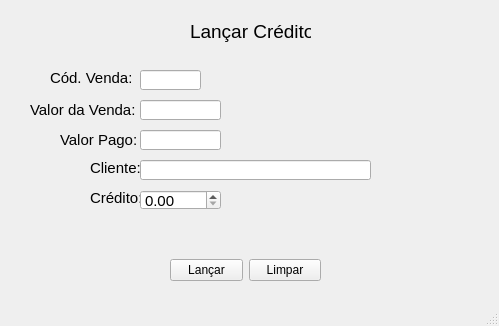
<?xml version="1.0" encoding="UTF-8"?>
<ui version="4.0">
 <class>FormLancarCredito</class>
 <widget class="QMainWindow" name="FormLancarCredito">
  <property name="geometry">
   <rect>
    <x>0</x>
    <y>0</y>
    <width>499</width>
    <height>326</height>
   </rect>
  </property>
  <property name="windowTitle">
   <string>Cadastrar Produto</string>
  </property>
  <property name="windowIcon">
   <iconset>
    <normaloff>../../img/listar produtos.png</normaloff>../../img/listar produtos.png</iconset>
  </property>
  <widget class="QWidget" name="centralwidget">
   <widget class="QLabel" name="label">
    <property name="geometry">
     <rect>
      <x>190</x>
      <y>20</y>
      <width>121</width>
      <height>23</height>
     </rect>
    </property>
    <property name="font">
     <font>
      <pointsize>14</pointsize>
     </font>
    </property>
    <property name="text">
     <string>Lançar Crédito</string>
    </property>
   </widget>
   <widget class="QLabel" name="labelCredito">
    <property name="geometry">
     <rect>
      <x>90</x>
      <y>190</y>
      <width>51</width>
      <height>16</height>
     </rect>
    </property>
    <property name="font">
     <font>
      <pointsize>11</pointsize>
     </font>
    </property>
    <property name="text">
     <string>Crédito:</string>
    </property>
   </widget>
   <widget class="QDoubleSpinBox" name="creditoSpinBox">
    <property name="geometry">
     <rect>
      <x>140</x>
      <y>190</y>
      <width>81</width>
      <height>20</height>
     </rect>
    </property>
    <property name="font">
     <font>
      <pointsize>11</pointsize>
     </font>
    </property>
    <property name="prefix">
     <string/>
    </property>
    <property name="suffix">
     <string/>
    </property>
    <property name="maximum">
     <double>999.990000000000009</double>
    </property>
   </widget>
   <widget class="QLabel" name="labelCodVenda">
    <property name="geometry">
     <rect>
      <x>50</x>
      <y>70</y>
      <width>81</width>
      <height>16</height>
     </rect>
    </property>
    <property name="font">
     <font>
      <pointsize>11</pointsize>
     </font>
    </property>
    <property name="text">
     <string>Cód. Venda:</string>
    </property>
   </widget>
   <widget class="QWidget" name="layoutWidget">
    <property name="geometry">
     <rect>
      <x>170</x>
      <y>250</y>
      <width>151</width>
      <height>41</height>
     </rect>
    </property>
    <layout class="QHBoxLayout" name="horizontalLayout">
     <item>
      <widget class="QPushButton" name="btnLancar">
       <property name="text">
        <string>Lançar</string>
       </property>
       <property name="icon">
        <iconset>
         <normaloff>../../img/credit.png</normaloff>../../img/credit.png</iconset>
       </property>
       <property name="iconSize">
        <size>
         <width>25</width>
         <height>25</height>
        </size>
       </property>
      </widget>
     </item>
     <item>
      <widget class="QPushButton" name="btnLimpar">
       <property name="text">
        <string>Limpar</string>
       </property>
       <property name="icon">
        <iconset>
         <normaloff>../../img/borracha.png</normaloff>../../img/borracha.png</iconset>
       </property>
       <property name="iconSize">
        <size>
         <width>25</width>
         <height>25</height>
        </size>
       </property>
      </widget>
     </item>
    </layout>
   </widget>
   <widget class="QLineEdit" name="editCodVenda">
    <property name="geometry">
     <rect>
      <x>140</x>
      <y>70</y>
      <width>61</width>
      <height>20</height>
     </rect>
    </property>
    <property name="font">
     <font>
      <pointsize>11</pointsize>
     </font>
    </property>
    <property name="inputMask">
     <string/>
    </property>
    <property name="text">
     <string/>
    </property>
    <property name="echoMode">
     <enum>QLineEdit::Normal</enum>
    </property>
    <property name="readOnly">
     <bool>true</bool>
    </property>
   </widget>
   <widget class="QLineEdit" name="editCliente">
    <property name="geometry">
     <rect>
      <x>140</x>
      <y>160</y>
      <width>231</width>
      <height>20</height>
     </rect>
    </property>
    <property name="font">
     <font>
      <pointsize>11</pointsize>
     </font>
    </property>
    <property name="inputMask">
     <string/>
    </property>
    <property name="text">
     <string/>
    </property>
    <property name="echoMode">
     <enum>QLineEdit::Normal</enum>
    </property>
    <property name="readOnly">
     <bool>true</bool>
    </property>
   </widget>
   <widget class="QLabel" name="labelCliente">
    <property name="geometry">
     <rect>
      <x>90</x>
      <y>160</y>
      <width>51</width>
      <height>16</height>
     </rect>
    </property>
    <property name="font">
     <font>
      <pointsize>11</pointsize>
     </font>
    </property>
    <property name="text">
     <string>Cliente:</string>
    </property>
   </widget>
   <widget class="QLineEdit" name="editValorVenda">
    <property name="geometry">
     <rect>
      <x>140</x>
      <y>100</y>
      <width>81</width>
      <height>20</height>
     </rect>
    </property>
    <property name="font">
     <font>
      <pointsize>11</pointsize>
     </font>
    </property>
    <property name="inputMask">
     <string/>
    </property>
    <property name="text">
     <string/>
    </property>
    <property name="echoMode">
     <enum>QLineEdit::Normal</enum>
    </property>
    <property name="readOnly">
     <bool>true</bool>
    </property>
   </widget>
   <widget class="QLabel" name="labelValorVenda">
    <property name="geometry">
     <rect>
      <x>30</x>
      <y>100</y>
      <width>111</width>
      <height>20</height>
     </rect>
    </property>
    <property name="font">
     <font>
      <pointsize>11</pointsize>
     </font>
    </property>
    <property name="text">
     <string>Valor da Venda:</string>
    </property>
   </widget>
   <widget class="QLabel" name="labelValorVenda_2">
    <property name="geometry">
     <rect>
      <x>60</x>
      <y>130</y>
      <width>81</width>
      <height>20</height>
     </rect>
    </property>
    <property name="font">
     <font>
      <pointsize>11</pointsize>
     </font>
    </property>
    <property name="text">
     <string>Valor Pago:</string>
    </property>
   </widget>
   <widget class="QLineEdit" name="editValorVenda_2">
    <property name="geometry">
     <rect>
      <x>140</x>
      <y>130</y>
      <width>81</width>
      <height>20</height>
     </rect>
    </property>
    <property name="font">
     <font>
      <pointsize>11</pointsize>
     </font>
    </property>
    <property name="inputMask">
     <string/>
    </property>
    <property name="text">
     <string/>
    </property>
    <property name="echoMode">
     <enum>QLineEdit::Normal</enum>
    </property>
    <property name="readOnly">
     <bool>true</bool>
    </property>
   </widget>
  </widget>
  <widget class="QStatusBar" name="statusbar"/>
 </widget>
 <tabstops>
  <tabstop>editCodVenda</tabstop>
  <tabstop>creditoSpinBox</tabstop>
  <tabstop>btnLancar</tabstop>
  <tabstop>btnLimpar</tabstop>
 </tabstops>
 <resources/>
 <connections>
  <connection>
   <sender>btnLimpar</sender>
   <signal>clicked()</signal>
   <receiver>editCodVenda</receiver>
   <slot>clear()</slot>
   <hints>
    <hint type="sourcelabel">
     <x>306</x>
     <y>153</y>
    </hint>
    <hint type="destinationlabel">
     <x>209</x>
     <y>70</y>
    </hint>
   </hints>
  </connection>
  <connection>
   <sender>btnLimpar</sender>
   <signal>clicked()</signal>
   <receiver>creditoSpinBox</receiver>
   <slot>clear()</slot>
   <hints>
    <hint type="sourcelabel">
     <x>273</x>
     <y>133</y>
    </hint>
    <hint type="destinationlabel">
     <x>157</x>
     <y>93</y>
    </hint>
   </hints>
  </connection>
 </connections>
</ui>
